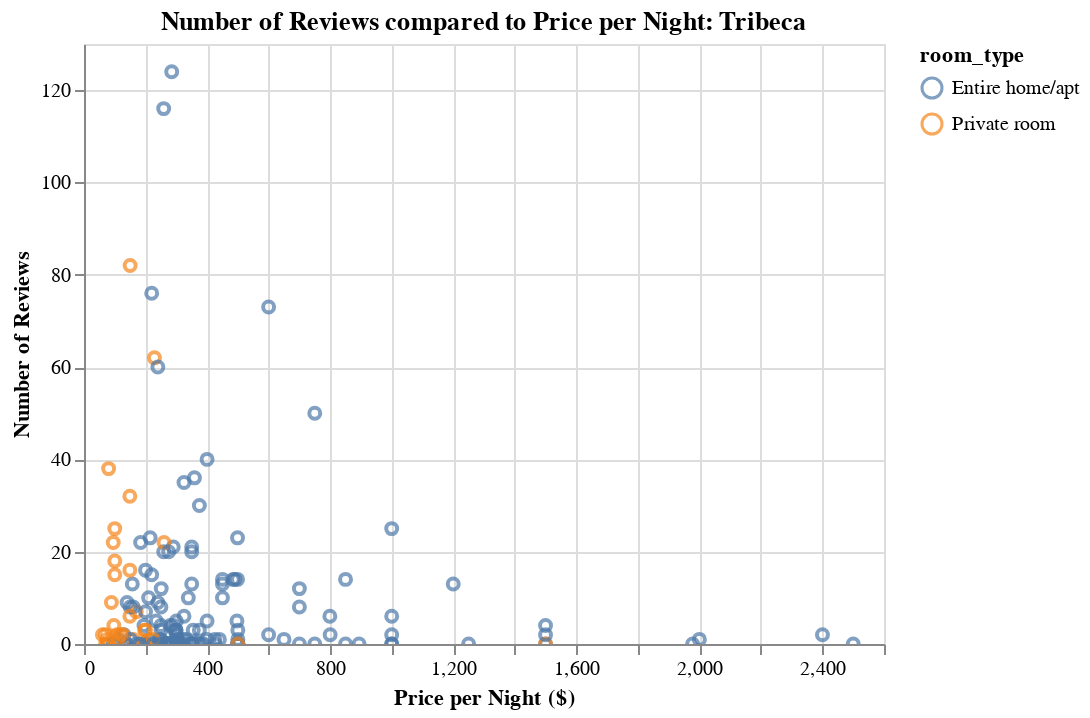

The cell this chart's notebook holds for it:
### Code cell
import altair as alt

ichart = alt.Chart(tribeca, title='Number of Reviews compared to Price per Night: Tribeca').mark_point().encode(
    x=alt.X('price', title='Price per Night ($)'),
    y=alt.Y('number_of_reviews', title='Number of Reviews'),
    color='room_type',
    tooltip=['price','number_of_reviews','room_type','host_name', 'name', 'latitude', 'longitude']
).interactive()

ichart

### Figure 1 — Vega-Lite specification as saved in the notebook (floating-point values rounded to 4 significant figures; data arrays with more than 128 entries replaced by an {"elided": "..."} marker saying what was removed)
{"config": {"view": {"continuousWidth": 400, "continuousHeight": 300}}, "data": {"name": "data-39a9bd36cc82952f6094b453ecccdb69"}, "mark": "point", "encoding": {"color": {"type": "nominal", "field": "room_type"}, "tooltip": [{"type": "quantitative", "field": "price"}, {"type": "quantitative", "field": "number_of_reviews"}, {"type": "nominal", "field": "room_type"}, {"type": "nominal", "field": "host_name"}, {"type": "nominal", "field": "name"}, {"type": "quantitative", "field": "latitude"}, {"type": "quantitative", "field": "longitude"}], "x": {"type": "quantitative", "field": "price", "title": "Price per Night ($)"}, "y": {"type": "quantitative", "field": "number_of_reviews", "title": "Number of Reviews"}}, "selection": {"selector001": {"type": "interval", "bind": "scales", "encodings": ["x", "y"]}}, "title": "Number of Reviews compared to Price per Night: Tribeca", "$schema": "https://vega.github.io/schema/vega-lite/v4.8.1.json", "datasets": {"data-39a9bd36cc82952f6094b453ecccdb69": {"elided": "174 records"}}}
